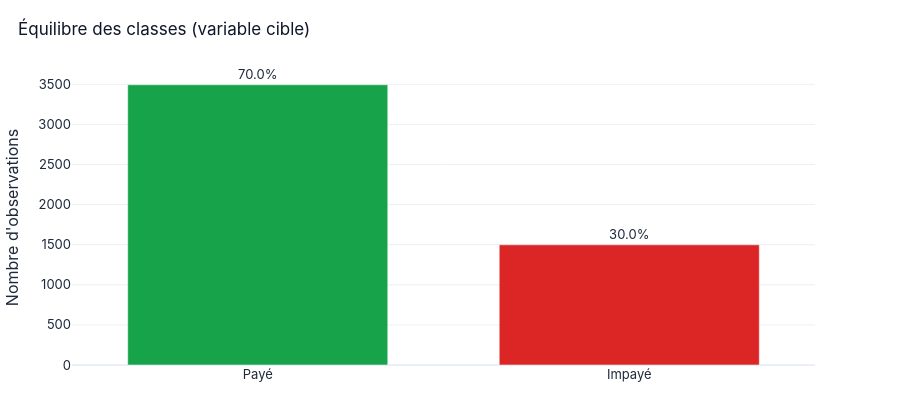

The notebook cell saved with this chart:
### Markdown cell above
### 1. Équilibre des classes (variable cible)

### Code cell
viz.plot_target_balance(df, TARGET, labels=TARGET_LABELS).show()

### Figure 1 — Plotly figure (JSON) as saved in the notebook; plotly's stock layout.template omitted (floating-point values rounded to 4 significant figures)
{"data": [{"cliponaxis": false, "hovertemplate": "=%{x}<br>Nombre d'observations=%{y}<br>text=%{text}<extra></extra>", "legendgroup": "Payé", "marker": {"color": "#16A34A", "pattern": {"shape": ""}}, "name": "Payé", "orientation": "v", "showlegend": true, "text": ["70.0%"], "textposition": "outside", "type": "bar", "x": ["Payé"], "xaxis": "x", "y": [3495], "yaxis": "y"}, {"cliponaxis": false, "hovertemplate": "=%{x}<br>Nombre d'observations=%{y}<br>text=%{text}<extra></extra>", "legendgroup": "Impayé", "marker": {"color": "#DC2626", "pattern": {"shape": ""}}, "name": "Impayé", "orientation": "v", "showlegend": true, "text": ["30.0%"], "textposition": "outside", "type": "bar", "x": ["Impayé"], "xaxis": "x", "y": [1499], "yaxis": "y"}], "layout": {"bargap": 0.3, "barmode": "relative", "coloraxis": {"showscale": false}, "font": {"color": "#1E293B", "family": "Inter, Segoe UI, Helvetica, Arial, sans-serif", "size": 13}, "height": 420, "legend": {"title": {"text": ""}, "tracegroupgap": 0}, "margin": {"b": 55, "l": 70, "r": 85, "t": 70}, "paper_bgcolor": "white", "plot_bgcolor": "white", "showlegend": false, "title": {"font": {"color": "#0F172A", "size": 17}, "text": "Équilibre des classes (variable cible)", "x": 0.02, "xanchor": "left"}, "xaxis": {"anchor": "y", "categoryarray": ["Payé", "Impayé"], "categoryorder": "array", "domain": [0, 1], "title": {"text": ""}}, "yaxis": {"anchor": "x", "domain": [0, 1], "title": {"text": "Nombre d'observations"}}}}
